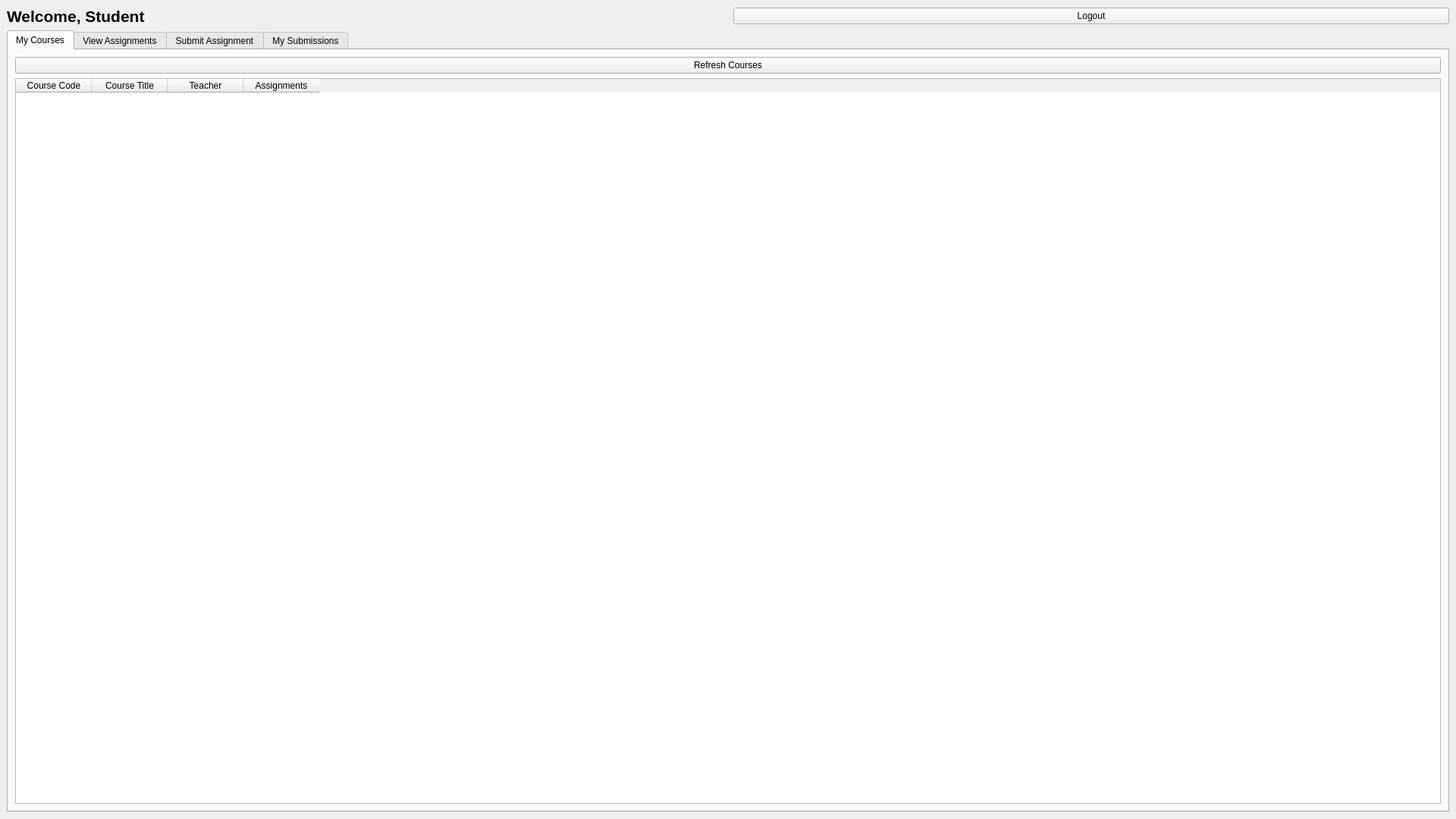
<?xml version="1.0" encoding="UTF-8"?>
<ui version="4.0">
 <class>StudentDashboard</class>
 <widget class="QMainWindow" name="StudentDashboard">
  <property name="geometry">
   <rect>
    <x>0</x>
    <y>0</y>
    <width>1920</width>
    <height>1080</height>
   </rect>
  </property>
  <property name="windowTitle">
   <string>Student Dashboard</string>
  </property>
  <widget class="QWidget" name="centralwidget">
   <layout class="QVBoxLayout" name="verticalLayout">
    <item>
     <layout class="QHBoxLayout" name="headerLayout">
      <item>
       <widget class="QLabel" name="welcomeLabel">
        <property name="text">
         <string>Welcome, Student</string>
        </property>
        <property name="font">
         <font>
          <pointsize>16</pointsize>
          <bold>true</bold>
         </font>
        </property>
       </widget>
      </item>
      <item>
       <spacer name="horizontalSpacer">
        <property name="orientation">
         <enum>Qt::Horizontal</enum>
        </property>
       </spacer>
      </item>
      <item>
       <widget class="QPushButton" name="logoutButton">
        <property name="text">
         <string>Logout</string>
        </property>
       </widget>
      </item>
     </layout>
    </item>
    <item>
     <widget class="QTabWidget" name="tabWidget">
      <property name="currentIndex">
       <number>0</number>
      </property>
      <widget class="QWidget" name="coursesTab">
       <attribute name="title">
        <string>My Courses</string>
       </attribute>
       <layout class="QVBoxLayout">
        <item>
         <widget class="QPushButton" name="viewCoursesButton">
          <property name="text">
           <string>Refresh Courses</string>
          </property>
         </widget>
        </item>
        <item>
         <widget class="QTableWidget" name="coursesTable">
          <property name="editTriggers">
           <set>QAbstractItemView::NoEditTriggers</set>
          </property>
          <property name="selectionBehavior">
           <enum>QAbstractItemView::SelectRows</enum>
          </property>
          <column>
           <property name="text">
            <string>Course Code</string>
           </property>
          </column>
          <column>
           <property name="text">
            <string>Course Title</string>
           </property>
          </column>
          <column>
           <property name="text">
            <string>Teacher</string>
           </property>
          </column>
          <column>
           <property name="text">
            <string>Assignments</string>
           </property>
          </column>
         </widget>
        </item>
       </layout>
      </widget>
      <widget class="QWidget" name="assignmentsTab">
       <attribute name="title">
        <string>View Assignments</string>
       </attribute>
       <layout class="QVBoxLayout">
        <item>
         <layout class="QHBoxLayout">
          <item>
           <widget class="QLabel" name="label">
            <property name="text">
             <string>Select Course:</string>
            </property>
           </widget>
          </item>
          <item>
           <widget class="QComboBox" name="courseCombo"/>
          </item>
          <item>
           <widget class="QPushButton" name="viewAssignmentsButton">
            <property name="text">
             <string>View Assignments</string>
            </property>
           </widget>
          </item>
          <item>
           <spacer>
            <property name="orientation">
             <enum>Qt::Horizontal</enum>
            </property>
           </spacer>
          </item>
         </layout>
        </item>
        <item>
         <widget class="QTableWidget" name="assignmentsTable">
          <property name="editTriggers">
           <set>QAbstractItemView::NoEditTriggers</set>
          </property>
          <property name="selectionBehavior">
           <enum>QAbstractItemView::SelectRows</enum>
          </property>
          <column>
           <property name="text">
            <string>Assignment Name</string>
           </property>
          </column>
          <column>
           <property name="text">
            <string>Description</string>
           </property>
          </column>
          <column>
           <property name="text">
            <string>Due Date</string>
           </property>
          </column>
          <column>
           <property name="text">
            <string>Total Marks</string>
           </property>
          </column>
         </widget>
        </item>
       </layout>
      </widget>
      <widget class="QWidget" name="submitTab">
       <attribute name="title">
        <string>Submit Assignment</string>
       </attribute>
       <layout class="QVBoxLayout">
        <item>
         <widget class="QGroupBox" name="submitGroupBox">
          <property name="title">
           <string>Assignment Submission</string>
          </property>
          <layout class="QFormLayout">
           <item row="0" column="0">
            <widget class="QLabel" name="label_2">
             <property name="text">
              <string>Course:</string>
             </property>
            </widget>
           </item>
           <item row="0" column="1">
            <widget class="QComboBox" name="submitCourseCombo"/>
           </item>
           <item row="1" column="0">
            <widget class="QLabel" name="label_3">
             <property name="text">
              <string>Assignment:</string>
             </property>
            </widget>
           </item>
           <item row="1" column="1">
            <widget class="QComboBox" name="assignmentCombo"/>
           </item>
           <item row="2" column="0">
            <widget class="QLabel" name="label_4">
             <property name="text">
              <string>File:</string>
             </property>
            </widget>
           </item>
           <item row="2" column="1">
            <layout class="QHBoxLayout">
             <item>
              <widget class="QLineEdit" name="filePathEdit">
               <property name="readOnly">
                <bool>true</bool>
               </property>
               <property name="placeholderText">
                <string>Select a file to upload</string>
               </property>
              </widget>
             </item>
             <item>
              <widget class="QPushButton" name="browseButton">
               <property name="text">
                <string>Browse</string>
               </property>
              </widget>
             </item>
            </layout>
           </item>
           <item row="3" column="1">
            <widget class="QPushButton" name="submitButton">
             <property name="text">
              <string>Submit Assignment</string>
             </property>
            </widget>
           </item>
          </layout>
         </widget>
        </item>
        <item>
         <spacer>
          <property name="orientation">
           <enum>Qt::Vertical</enum>
          </property>
         </spacer>
        </item>
       </layout>
      </widget>
      <widget class="QWidget" name="submissionsTab">
       <attribute name="title">
        <string>My Submissions</string>
       </attribute>
       <layout class="QVBoxLayout">
        <item>
         <widget class="QPushButton" name="viewSubmissionsButton">
          <property name="text">
           <string>Refresh Submissions</string>
          </property>
         </widget>
        </item>
        <item>
         <widget class="QTableWidget" name="submissionsTable">
          <property name="editTriggers">
           <set>QAbstractItemView::NoEditTriggers</set>
          </property>
          <property name="selectionBehavior">
           <enum>QAbstractItemView::SelectRows</enum>
          </property>
          <column>
           <property name="text">
            <string>Course</string>
           </property>
          </column>
          <column>
           <property name="text">
            <string>Assignment</string>
           </property>
          </column>
          <column>
           <property name="text">
            <string>File</string>
           </property>
          </column>
          <column>
           <property name="text">
            <string>Submitted Date</string>
           </property>
          </column>
          <column>
           <property name="text">
            <string>Marks</string>
           </property>
          </column>
          <column>
           <property name="text">
            <string>Feedback</string>
           </property>
          </column>
         </widget>
        </item>
       </layout>
      </widget>
     </widget>
    </item>
   </layout>
  </widget>
 </widget>
 <resources/>
 <connections/>
</ui>
